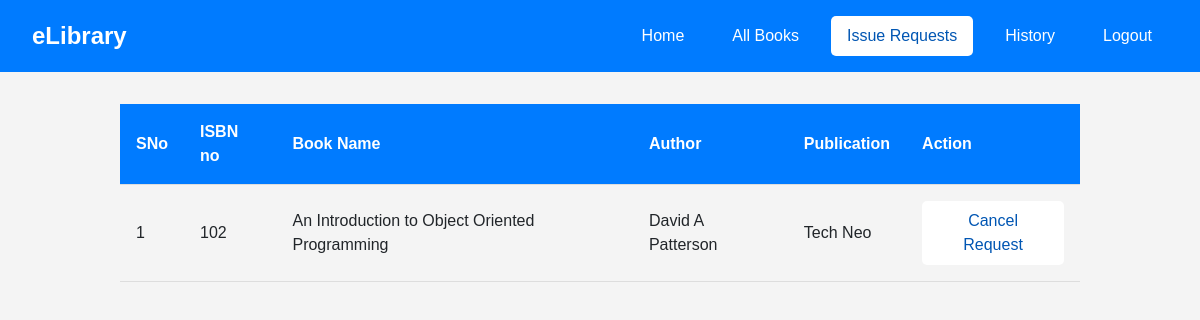
/user/issue_request (signed in), run on the app's committed database.
### app.py (models this page shows)
class Issued(db.Model):
    __tablename__='issued_books'
    issueId = db.Column(db.Integer, autoincrement=True, primary_key=True)
    isbnissue = db.Column(db.Integer, db.ForeignKey('books.isbn'), nullable=False)
    erpissue = db.Column(db.Integer, db.ForeignKey('user.erp'), nullable=False)
    date=db.Column(db.String,nullable=False)
    status=db.Column(db.String,nullable=False)

class Books(db.Model):
    __tablename__='books'
    isbn = db.Column(db.Integer, primary_key=True)
    book_name=db.Column(db.String,nullable=False)
    author=db.Column(db.String,nullable=False)
    publication=db.Column(db.String,nullable=False)
    total_copies=db.Column(db.Integer,nullable=False)
    available_copies=db.Column(db.Integer,nullable=False)

### app.py (the view)
@app.route('/user/issue_request',methods=['GET'])
@login_required
def issueRequestUser():
    erp=current_user.erp
    books=db.session.execute('''select isbn,book_name,author,publication,date
        from books,issued_books
        where isbnissue=isbn and erpissue= :erp and status='Pending' ''',
        {'erp':erp})
    return render_template('user/issueRequest.html',books=books)

### app.py (called while the page is built)
@login_manager.user_loader
def load_user(erpid):
    return User.query.get(int(erpid))

### templates/user/issueRequest.html (shortened to what this page needs)
<!DOCTYPE html>
<head>
    <link href="https://cdn.jsdelivr.net/npm/bootstrap@5.3.2/dist/css/bootstrap.min.css" rel="stylesheet">
    <link rel="stylesheet" href="https://cdnjs.cloudflare.com/ajax/libs/font-awesome/6.5.2/css/all.min.css" />
    <link rel="stylesheet" href="https://cdnjs.cloudflare.com/ajax/libs/font-awesome/6.5.2/css/all.min.css" />
    <link rel="stylesheet" href="../../static/CSS/issueRequest.css">
    <link rel="stylesheet" href="{{url_for('static',filename = '/CSS/issueRequest.css')}}">
</head>
<body>
    <nav>
        <div class="logo">eLibrary</div>
        <ul>
            <li><a class="" href="/dashboard/user"><button class="opt">Home</button></a></li>
            <li><a class="" href="/user/allBooks"><button class="opt">All Books</button></a></li>
            <li><a class="" href="/user/issue_request"><button class="home">Issue Requests</button></a></li>
            <li><a class="" href="/user/history"><button class="opt">History</button></a></li>
            <li><a class="" href="/logout"><button class="opt">Logout</button></a></li>
        </ul>
    </nav>
    <div class="tab">
        <table id="all-books-user">
            <tr>
                <th>SNo</th>
                <th>ISBN no</th>
                <th>Book Name</th>
                <th>Author</th>
                <th>Publication</th>
                <th>Action</th>
            </tr>
            {% for book in books %}
            <tr>
                <td>{{loop.index}}</td>
                <td>{{book.isbn}}</td>
                <td>{{book.book_name}}</td>
                <td>{{book.author}}</td>
                <td>{{book.publication}}</td>
                <td>
                    <a href="/user/cancelBook/{{book.isbn}}"> <button class="home">Cancel Request</button> </a>
                </td>
            </tr>
            {% endfor %}
        </table>
    </div>
</body>

### static/CSS/issueRequest.css (style rules this page uses)
body { font-family: Arial, sans-serif; background-color: #f4f4f4; margin: 0; padding: 0; }
nav { background: #007bff; color: white; display: flex; justify-content: space-between; align-items: center; padding: 1rem 2rem; }
nav .logo { font-size: 1.5rem; font-weight: bold; }
nav ul { list-style: none; margin: 0; padding: 0; display: flex; align-items: center; }
nav ul li { margin-left: 1rem; }
nav ul li a { text-decoration: none; color: white; }
button.opt { background-color: transparent; border: none; color: white; padding: 0.5rem 1rem; border-radius: 5px; cursor: pointer; transition: background 0.3s ease, color 0.3s ease; }
button.home { border: none; padding: 0.5rem 1rem; border-radius: 5px; cursor: pointer; transition: background 0.3s ease, color 0.3s ease; background-color: white; color: #0056b3; }
.tab { width: 80%; margin: 2rem auto; text-align: center; overflow: scroll; }
.tab { overflow: auto; scrollbar-width: none; }
.tab { -ms-overflow-style: none; overflow: -moz-scrollbars-none; }
table { width: 100%; border-collapse: collapse; margin-bottom: 2rem; }
table th, table td { padding: 1rem; text-align: left; border-bottom: 1px solid #ddd; }
table th { background: #007bff; color: white; }
table td a { color: #007bff; text-decoration: none; transition: color 0.3s ease; }

### data on the page
Issued: isbn "102", book_name "An Introduction to Object Oriented Programming", author "David A Patterson", publication "Tech Neo"
